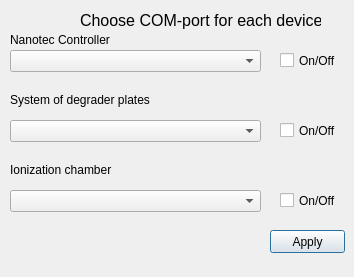
<?xml version="1.0" encoding="UTF-8"?>
<ui version="4.0">
 <class>SettingDialog</class>
 <widget class="QDialog" name="SettingDialog">
  <property name="geometry">
   <rect>
    <x>0</x>
    <y>0</y>
    <width>354</width>
    <height>277</height>
   </rect>
  </property>
  <property name="minimumSize">
   <size>
    <width>354</width>
    <height>277</height>
   </size>
  </property>
  <property name="maximumSize">
   <size>
    <width>354</width>
    <height>277</height>
   </size>
  </property>
  <property name="windowTitle">
   <string>Dialog</string>
  </property>
  <widget class="QComboBox" name="comboBox_UNIDOS">
   <property name="geometry">
    <rect>
     <x>10</x>
     <y>190</y>
     <width>251</width>
     <height>22</height>
    </rect>
   </property>
  </widget>
  <widget class="QComboBox" name="comboBox_Degrader">
   <property name="geometry">
    <rect>
     <x>10</x>
     <y>120</y>
     <width>251</width>
     <height>22</height>
    </rect>
   </property>
  </widget>
  <widget class="QComboBox" name="comboBox_MCL">
   <property name="geometry">
    <rect>
     <x>10</x>
     <y>50</y>
     <width>251</width>
     <height>22</height>
    </rect>
   </property>
  </widget>
  <widget class="QCheckBox" name="checkBox_COM_UNIDOS">
   <property name="geometry">
    <rect>
     <x>280</x>
     <y>180</y>
     <width>91</width>
     <height>41</height>
    </rect>
   </property>
   <property name="text">
    <string>On/Off</string>
   </property>
  </widget>
  <widget class="QCheckBox" name="checkBox_COM_MCL">
   <property name="geometry">
    <rect>
     <x>280</x>
     <y>40</y>
     <width>91</width>
     <height>41</height>
    </rect>
   </property>
   <property name="text">
    <string>On/Off</string>
   </property>
  </widget>
  <widget class="QLabel" name="label_2">
   <property name="geometry">
    <rect>
     <x>10</x>
     <y>30</y>
     <width>121</width>
     <height>20</height>
    </rect>
   </property>
   <property name="text">
    <string>Nanotec Controller</string>
   </property>
  </widget>
  <widget class="QLabel" name="label_16">
   <property name="geometry">
    <rect>
     <x>10</x>
     <y>160</y>
     <width>141</width>
     <height>20</height>
    </rect>
   </property>
   <property name="text">
    <string>Ionization chamber</string>
   </property>
  </widget>
  <widget class="QLabel" name="label_12">
   <property name="geometry">
    <rect>
     <x>10</x>
     <y>90</y>
     <width>141</width>
     <height>20</height>
    </rect>
   </property>
   <property name="text">
    <string>System of degrader plates</string>
   </property>
  </widget>
  <widget class="QCheckBox" name="checkBox_COM_Degrader">
   <property name="geometry">
    <rect>
     <x>280</x>
     <y>110</y>
     <width>91</width>
     <height>41</height>
    </rect>
   </property>
   <property name="text">
    <string>On/Off</string>
   </property>
  </widget>
  <widget class="QLabel" name="label">
   <property name="geometry">
    <rect>
     <x>80</x>
     <y>10</y>
     <width>241</width>
     <height>21</height>
    </rect>
   </property>
   <property name="font">
    <font>
     <pointsize>12</pointsize>
    </font>
   </property>
   <property name="text">
    <string>Choose COM-port for each device</string>
   </property>
  </widget>
  <widget class="QPushButton" name="pushButton">
   <property name="geometry">
    <rect>
     <x>270</x>
     <y>230</y>
     <width>75</width>
     <height>23</height>
    </rect>
   </property>
   <property name="text">
    <string>Apply</string>
   </property>
  </widget>
 </widget>
 <resources/>
 <connections/>
</ui>
